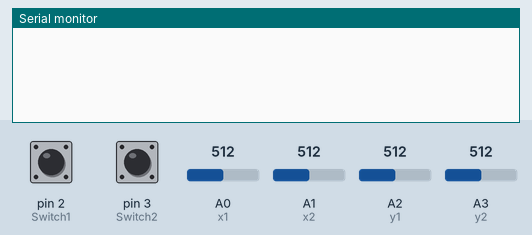
Recording of a sketch running on a simulated Arduino Uno, built with avr-gcc and run on an emulated ATmega328P. Shown: the last lines printed to the serial monitor. The inputs (shaded band) are chosen by the test bench; at power-on: A0 (x1) = 512, A1 (x2) = 512, A2 (y1) = 512, pin 2 (Switch1) HIGH, pin 3 (Switch2) HIGH, A3 (y2) = 512.

Above: at 1.2 s.
1.3 s: A0 (x1) set to 684
2.8 s: A0 (x1) set to 714
At 2.92 s:
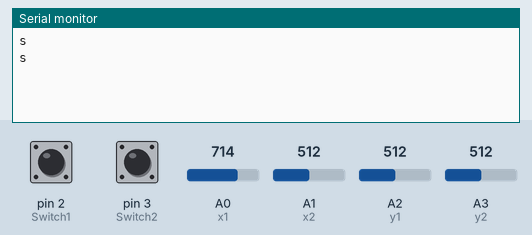
4.7 s: A1 (x2) set to 683
At 4.73 s:
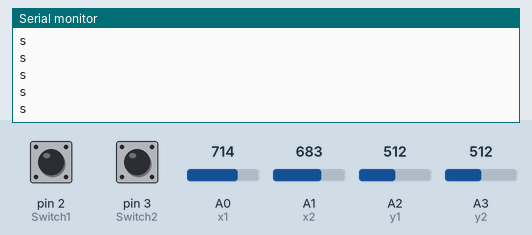
6.2 s: A1 (x2) set to 717
At 6.24 s:
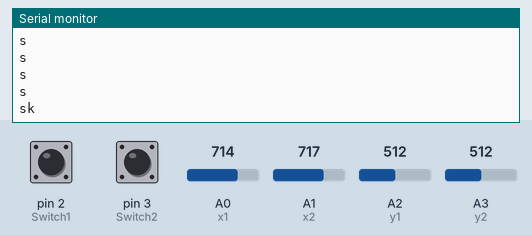
8.1 s: A2 (y1) set to 690
At 8.15 s:
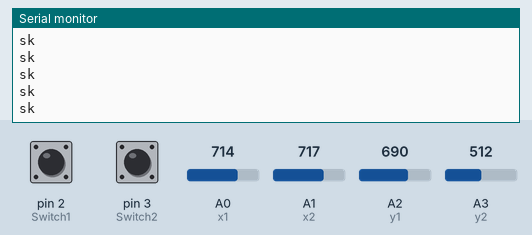
9.6 s: A2 (y1) set to 713
At 9.66 s:
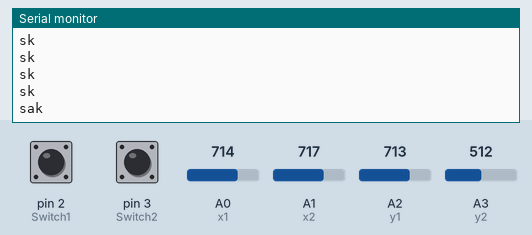

Measured:
- the behaviour switches between 700 and 701 on A0 (x1) (found by bisection; images 0 and 1)
- the behaviour switches between 700 and 701 on A1 (x2) (found by bisection; images 2 and 3)
- the behaviour switches between 700 and 701 on A2 (y1) (found by bisection; images 4 and 5)
- after the input at 2.8 s, the serial monitor: prints a new line at once (image 1)
- after the input at 6.2 s, the serial monitor: prints a new line at once (image 3)
- after the input at 9.6 s, the serial monitor: prints a new line after 0.05 s (image 5)

The sketch:

Controller.ino
```cpp
const int Switch1 = 2;
const int Switch2 = 3;
const int x1 = A0;
const int x2 = A1;
const int y1 = A2;
const int y2 = A3;

const int thresholdLow = 300;
const int thresholdHigh = 700;

unsigned long lastDebounceTime1 = 0;
unsigned long lastDebounceTime2 = 0;
unsigned long debounceDelay = 50;

unsigned long switchPressTime1 = 0;
unsigned long switchPressTime2 = 0;
unsigned long lastPrintTime1 = 0;
unsigned long lastPrintTime2 = 0;
const unsigned long pressThreshold = 2000;
const unsigned long repeatInterval = 500;

bool lastSwitchState1 = HIGH;
bool switchState1 = HIGH;
bool switchPressed1 = false;

bool lastSwitchState2 = HIGH;
bool switchState2 = HIGH;
bool switchPressed2 = false;

void setup() {
  Serial.begin(9600);
  pinMode(Switch1, INPUT_PULLUP);
  pinMode(Switch2, INPUT_PULLUP);
  pinMode(x1, INPUT);
  pinMode(y1, INPUT);
  pinMode(x2, INPUT);
  pinMode(y2, INPUT);
}

void loop() {
  int xData1 = analogRead(x1);
  int yData1 = analogRead(y1);
  int xData2 = analogRead(x2);
  int yData2 = analogRead(y2);

  int reading1 = digitalRead(Switch1);
  int reading2 = digitalRead(Switch2);

  if (reading1 != lastSwitchState1) {
    lastDebounceTime1 = millis();
  }

  if ((millis() - lastDebounceTime1) > debounceDelay) {
    if (reading1 != switchState1) {
      switchState1 = reading1;
      if (switchState1 == LOW) {
        switchPressed1 = true;
        switchPressTime1 = millis();
        lastPrintTime1 = 0;
        Serial.print("L");
      } else {
        switchPressed1 = false;
        switchPressTime1 = 0;
        lastPrintTime1 = 0;
      }
    }
  }

  lastSwitchState1 = reading1;

  if (reading2 != lastSwitchState2) {
    lastDebounceTime2 = millis();
  }

  if ((millis() - lastDebounceTime2) > debounceDelay) {
    if (reading2 != switchState2) {
      switchState2 = reading2;
      if (switchState2 == LOW) {
        switchPressed2 = true;
        switchPressTime2 = millis();
        lastPrintTime2 = 0;
        Serial.print("R");
      } else {
        switchPressed2 = false;
        switchPressTime2 = 0;
        lastPrintTime2 = 0;
      }
    }
  }

  lastSwitchState2 = reading2;

  String output = "";

  if (xData1 < thresholdLow) {
    output += 'w';
  } else if (xData1 > thresholdHigh) {
    output += 's';
  }

  if (yData1 < thresholdLow) {
    output += 'd';
  } else if (yData1 > thresholdHigh) {
    output += 'a';
  }

  if (switchPressed1 && (millis() - switchPressTime1) > pressThreshold) {
    if ((millis() - lastPrintTime1) > repeatInterval) {
      Serial.print("L");
      lastPrintTime1 = millis();
    }
  }

  if (xData2 < thresholdLow) {
    output += 'i';
  } else if (xData2 > thresholdHigh) {
    output += 'k';
  }

  if (yData2 < thresholdLow) {
    output += 'l';
  } else if (yData2 > thresholdHigh) {
    output += 'j';
  }

  if (switchPressed2 && (millis() - switchPressTime2) > pressThreshold) {
    if ((millis() - lastPrintTime2) > repeatInterval) {
      Serial.print("R");
      lastPrintTime2 = millis();
    }
  }

  if (output.length() > 0) {
    Serial.println(output);
  }

  delay(100);
}
```
